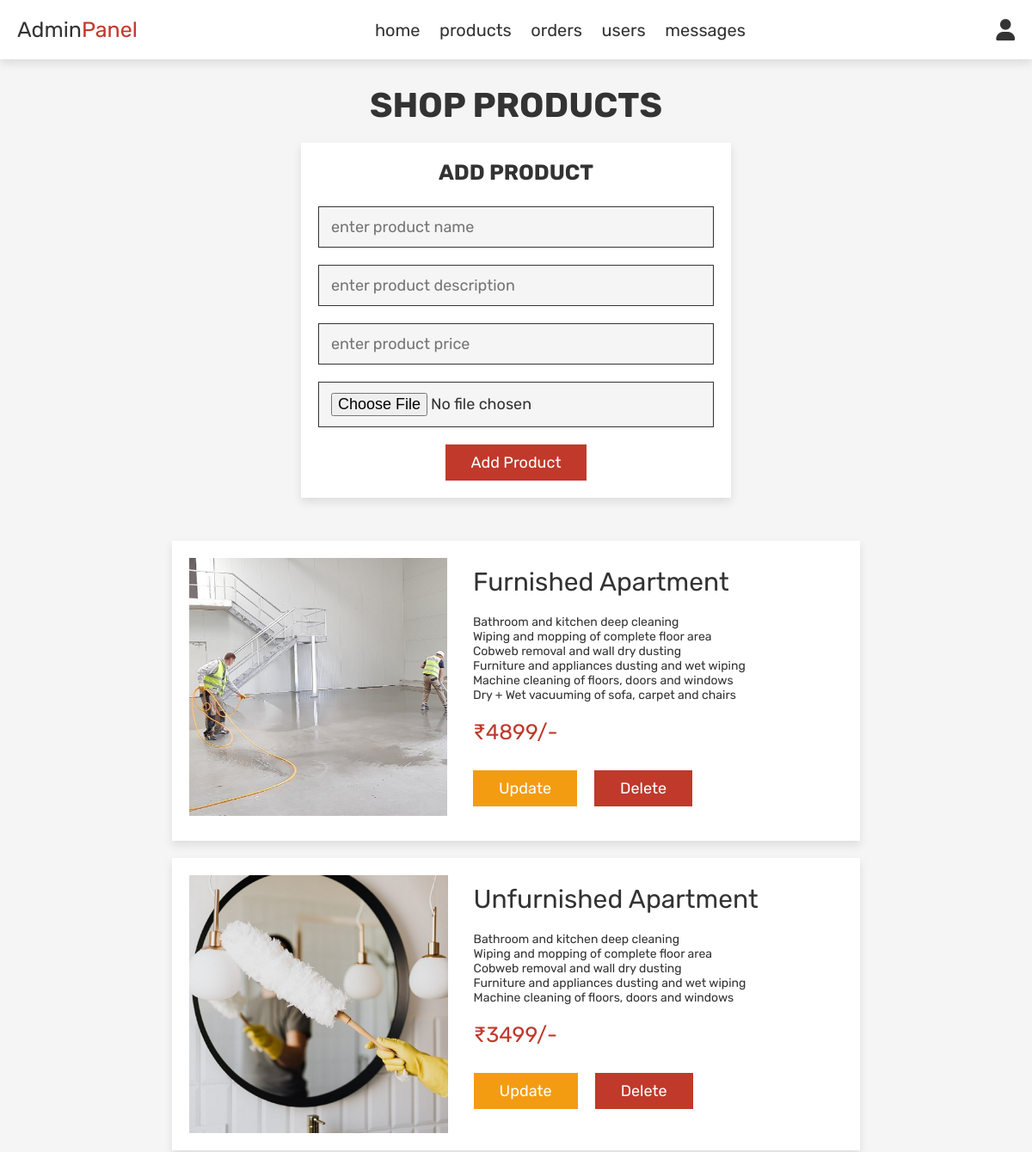
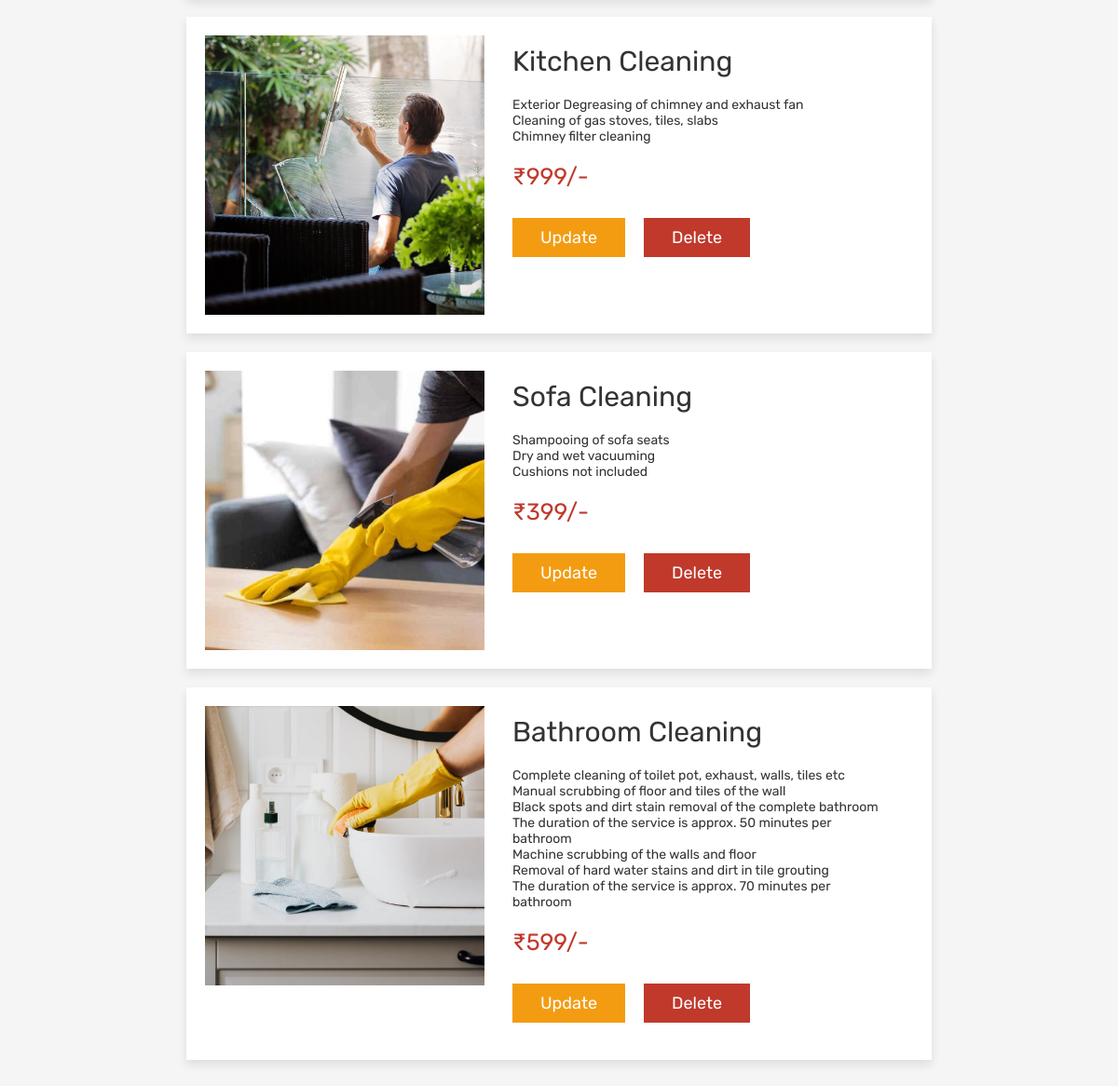
/admin_products.php (signed in), run on the app's committed database (2 pictures, top to bottom).
### tables this page shows
CREATE TABLE `products` (
  `id` int(100) NOT NULL,
  `name` varchar(100) NOT NULL,
  `description` varchar(10000) NOT NULL,
  `price` int(100) NOT NULL,
  `image` varchar(100) NOT NULL
);

### admin_products.php (the view, shortened to what this page needs)
<?php
include 'config.php';
?>
<!DOCTYPE html>
<html lang="en">
<head>
    <link rel="stylesheet" href="https://cdnjs.cloudflare.com/ajax/libs/font-awesome/6.0.0/css/all.min.css">
    <link rel="stylesheet" href="css/admin_style.css?v=<?php echo time();?>">
</head>
<body>
    <?php include 'admin_header.php'; ?>
    <section class="add-products">
        <h1 class="title">shop products</h1>
        <form action="" method="post" enctype="multipart/form-data">
            <h3>add product</h3>
            <input type="text" name="name" class="box" placeholder="enter product name" required>
            <input type="textarea" name="description" class="box" placeholder="enter product description" required>
            <input type="number" min="0" name="price" class="box" placeholder="enter product price" required>
            <input type="file" name="image" accept="image/jpg, image/jpeg, image/png" class="box" required>
            <input type="submit" value="add product" name="add_product" class="btn">
        </form>
    </section>
    <section class="show-products">
        <div class="box-container">
            <?php
         $select_products = mysqli_query($conn, "SELECT * FROM `products`") or die('query failed');
         if(mysqli_num_rows($select_products) > 0){
            while($fetch_products = mysqli_fetch_assoc($select_products)){
      ?>
            <div class="box">
                <img src="uploaded_img/<?php echo $fetch_products['image']; ?>" alt="">
                <div class="box-content">
                    <div class="name"><?php echo $fetch_products['name']; ?></div>
                    <div class="description"><?php echo $fetch_products['description']; ?></div>
                    <div class="price">₹<?php echo $fetch_products['price']; ?>/-</div>
                    <div class="box-btn">
                        <a href="admin_products.php?update=<?php echo $fetch_products['id']; ?>"
                            class="option-btn">update</a>
                        <a href="admin_products.php?delete=<?php echo $fetch_products['id']; ?>" class="delete-btn"
                            onclick="return confirm('delete this product?');">delete</a>
                    </div>
                </div>
            </div>
            <?php
         }
      }else{
         echo '<p class="empty">no products added yet!</p>';
      }
      ?>
        </div>
    </section>
</body>
</html>

### admin_header.php (shortened to what this page needs)
<header class="header">
   <div class="flex">
      <a href="admin_page.php" class="logo">Admin<span>Panel</span></a>
      <nav class="navbar">
         <a href="admin_page.php">home</a>
         <a href="admin_products.php">products</a>
         <a href="admin_orders.php">orders</a>
         <a href="admin_users.php">users</a>
         <a href="admin_contacts.php">messages</a>
      </nav>
      <div class="icons">
         <div id="user-btn" class="fas fa-user"></div>
      </div>
   </div>
</header>

### css/admin_style.css (style rules this page uses)
:root { --red: #e55b5b; --red: #c0392b; --orange: #f39c12; --black: #333; --white: #fff; --light-color: #666; --light-white: #ccc; --light-bg: #f5f5f5; --border: 0.1rem solid var(--black); --box-shadow: 0 0.5rem 1rem rgba(0, 0, 0, 0.1); }
* { font-family: "Rubik", sans-serif; margin: 0; padding: 0; box-sizing: border-box; outline: none; border: none; text-decoration: none; transition: all 0.2s linear; }
html { font-size: 62.5%; overflow-x: hidden; }
body { background-color: var(--light-bg); }
section { padding: 3rem 2rem; }
.title { text-align: center; margin-bottom: 2rem; text-transform: uppercase; color: var(--black); font-size: 4rem; }
.btn, .option-btn, .delete-btn, .white-btn { display: inline-block; margin-top: 1rem; padding: 1rem 3rem; cursor: pointer; color: var(--white); font-size: 1.8rem; text-transform: capitalize; }
.white-btn, .btn { background-color: var(--red); }
.option-btn { background-color: var(--orange); margin: 1rem; }
.delete-btn { background-color: var(--red); margin: 1rem; }
.header { position: sticky; top: 0; left: 0; right: 0; z-index: 1000; background-color: var(--white); box-shadow: var(--box-shadow); }
.header .flex { display: flex; align-items: center; padding: 2rem; justify-content: space-between; position: relative; max-width: 1200px; margin: 0 auto; }
.header .flex .logo { font-size: 2.5rem; color: var(--black); }
.header .flex .logo span { color: var(--red); }
.header .flex .navbar a { margin: 0 1rem; font-size: 2rem; color: var(--black); }
.header .flex .icons div { margin-left: 1.5rem; font-size: 2.5rem; cursor: pointer; color: var(--black); }
.add-products form { background-color: var(--white); padding: 2rem; text-align: center; box-shadow: var(--box-shadow); max-width: 50rem; margin: 0 auto; }
.add-products form h3 { font-size: 2.5rem; text-transform: uppercase; color: var(--black); margin-bottom: 1.5rem; }
.add-products form .box { width: 100%; background-color: var(--light-bg); margin: 1rem 0; padding: 1.2rem 1.4rem; color: var(--black); font-size: 1.8rem; border: var(--border); }
.show-products .box-container { grid-template-columns: repeat(auto-fit, 30rem); justify-content: center; gap: 1.5rem; max-width: 800px; margin: 0 auto; align-items: flex-start; }
.show-products { padding-top: 0; }
.show-products .box-container .box { margin: 20px 0; text-align: center; padding: 2rem; box-shadow: var(--box-shadow); background-color: var(--white); display: flex; }
.show-products .box-container .box img { height: 30rem; }
.show-products .box-container .box .name { padding: 1rem 3rem; font-size: 3rem; color: var(--black); align-items: end; display: flex; }
.show-products .box-container .box .price { padding: 1rem 0; font-size: 2.5rem; color: var(--red); display: flex; margin: 0 3rem; }
.description { padding: 1rem 3rem; font-size: 1.4rem; color: var(--black); display: flex; text-align: left; }
.box-btn { display: flex; margin: 1rem 2rem; }

### data on the page
products: image (picture), name "Furnished Apartment", description "Bathroom and kitchen deep cleaning Wiping and mopping of complete floor area Cobweb removal and wall dry dusting Furniture and appliances dusting and wet wiping Machine cleaning of floors, doors and windows Dry + Wet vacuuming of sofa, carpet and chairs", price "4899"
products: image (picture), name "Unfurnished Apartment", description "Bathroom and kitchen deep cleaning Wiping and mopping of complete floor area Cobweb removal and wall dry dusting Furniture and appliances dusting and wet wiping Machine cleaning of floors, doors and windows", price "3499"
products: image (picture), name "Kitchen Cleaning", description "Exterior Degreasing of chimney and exhaust fan Cleaning of gas stoves, tiles, slabs Chimney filter cleaning", price "999"
products: image (picture), name "Sofa Cleaning", description "Shampooing of sofa seats Dry and wet vacuuming Cushions not included", price "399"
products: image (picture), name "Bathroom Cleaning", description "Complete cleaning of toilet pot, exhaust, walls, tiles etc Manual scrubbing of floor and tiles of the wall Black spots and dirt stain removal of the complete bathroom The duration of the service is approx. 50 minutes per bathroom Machine scrubbing of the walls and floor Removal of hard water stains and dirt in tile grouting The duration of the service is approx. 70 minutes per bathroom", price "599"
